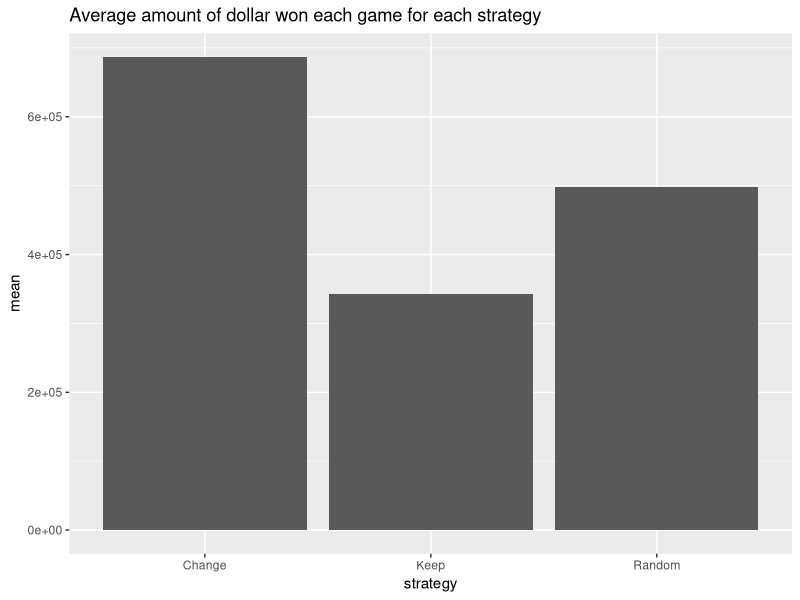
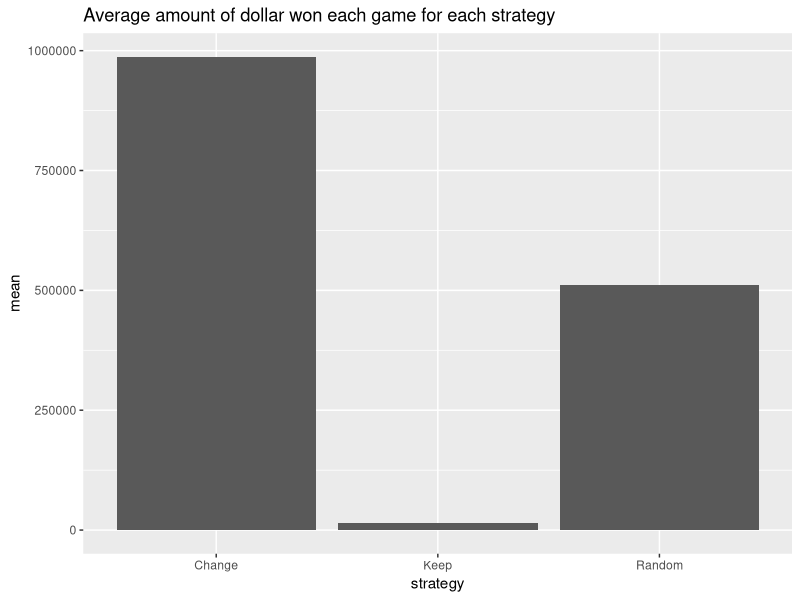

Reproduce these figures in R, in order.
## ---- chunk 1
resultKeep <- c()
resultChange <- c()
resultRandom <- c()
library(ggplot2)
library(rmarkdown)

## ---- chunk 2
change <- function(nb_box = 3) {
  box <- c(1000000,rep(0.1,nb_box-1))
  choice <- sample(1:nb_box,1)
  if (choice == 1) {
    box[2]
  } else {
    box[1]
  }
}

keep <- function(nb_box = 3) {
  box <- c(1000000,rep(0.1,nb_box-1))
  choice <- sample(1:nb_box,1)
  box[choice]
}

random <- function() {
  box <- c(1000000,0.1)
  choice <- sample(1:2,1)
  box[choice]
}
## ---- chunk 3
for (i in 1:1000) {
  resultChange <- c(resultChange,change())
  resultKeep <- c(resultKeep, keep())
  resultRandom <- c(resultRandom, random())
}
## ---- chunk 4
resultat <- data.frame(strategy = c('Change','Keep','Random'), mean = c(mean(resultChange), mean(resultKeep),mean(resultRandom)))
ggplot(data = resultat, aes(x = strategy, y = mean)) + geom_bar(stat = "identity") + labs( title = "Average amount of dollar won each game for each strategy")
## ---- chunk 5
resultChange <- c()
resultKeep <- c()
resultRandom <- c()
for (i in 1:1000) {
  resultChange <- c(resultChange,change(100))
  resultKeep <- c(resultKeep, keep(100))
  resultRandom <- c(resultRandom, random())
}

resultat <- data.frame(strategy = c('Change','Keep','Random'), mean = c(mean(resultChange), mean(resultKeep),mean(resultRandom)))
ggplot(data = resultat, aes(x = strategy, y = mean)) + geom_bar(stat = "identity") + labs( title = "Average amount of dollar won each game for each strategy")
